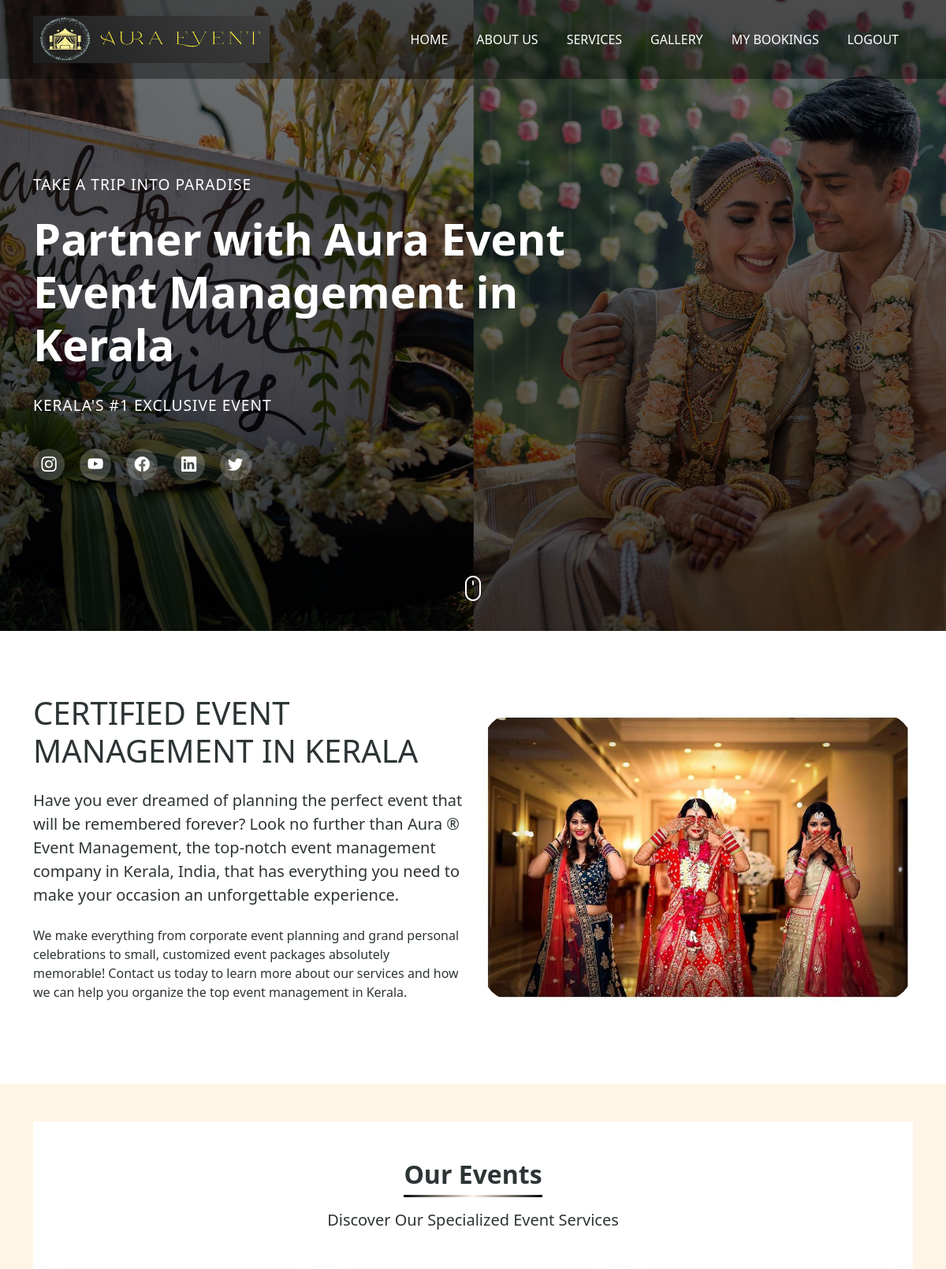
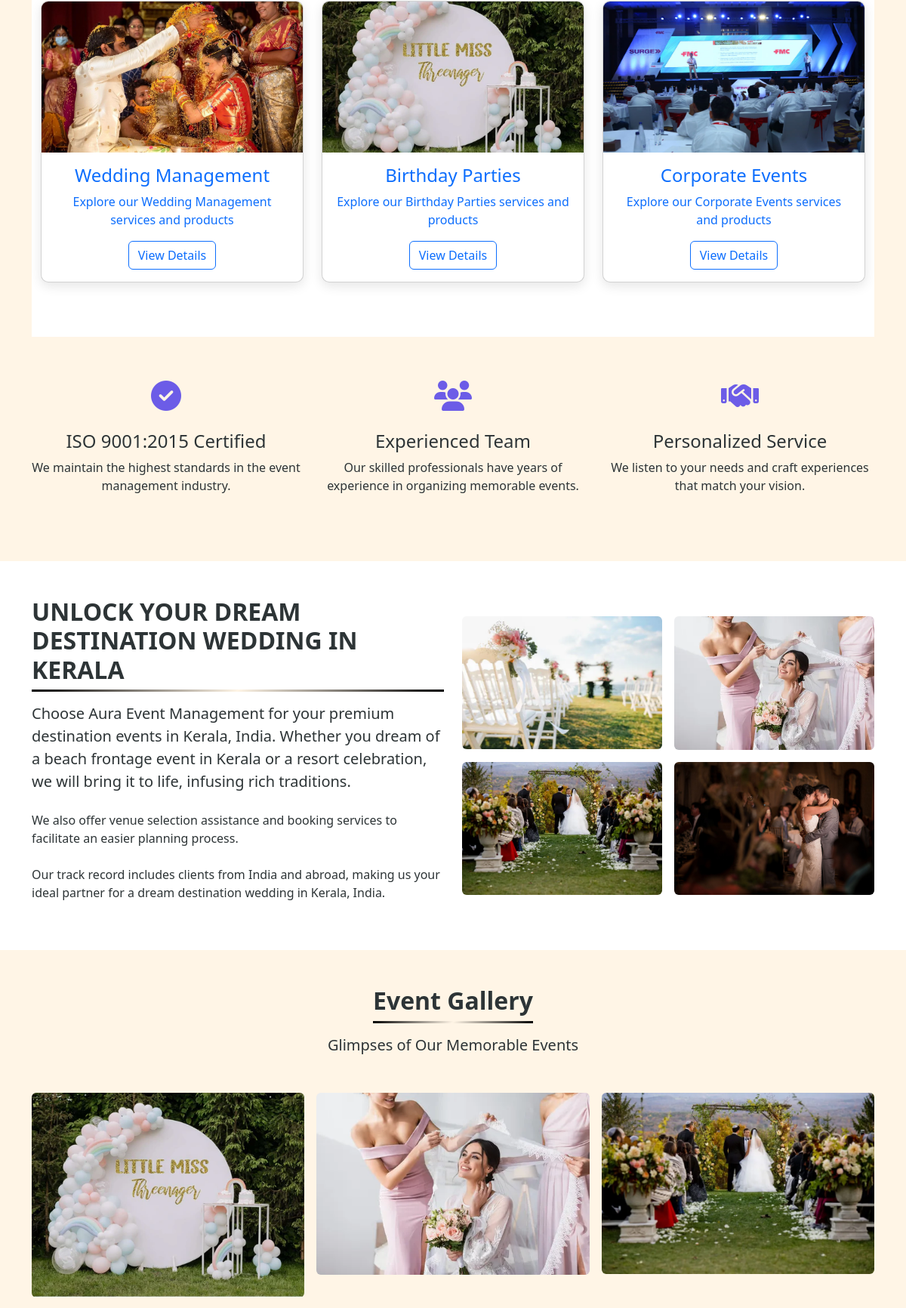
Screenshot of / (signed in, upper part) with the database file from the repository (2 pictures, top to bottom).
### Aura/models.py (models this page shows, shortened)
class event(models.Model):
    name = models.CharField(max_length=250)

class Product(models.Model):
    name= models.CharField(max_length=250)
    price= models.FloatField()
    image= models.ImageField(upload_to='product/')
    image1 = models.ImageField(upload_to='path/to/upload/', null=True, blank=True)
    image2 = models.ImageField(upload_to='path/to/upload/', null=True, blank=True)
    image3 = models.ImageField(upload_to='path/to/upload/', null=True, blank=True)
    image4 = models.ImageField(upload_to='path/to/upload/', null=True, blank=True)
    description= models.TextField()
    location=models.TextField()
    event= models.ForeignKey(event, on_delete=models.CASCADE,null=True)
    capacity=models.TextField()

### Aura/views.py (the view)
# urls.py: path('', views.home, name='home'),
def home(request):
    events = event.objects.all()
    return render(request, 'home.html', {'events': events})

### Aura/templates/home.html (shortened to what this page needs)
{% load static %}
<!DOCTYPE html>
<html lang="en">
<head>
    <link href="https://cdn.jsdelivr.net/npm/bootstrap@5.3.0-alpha1/dist/css/bootstrap.min.css" rel="stylesheet">
    <link rel="stylesheet" href="https://cdn.jsdelivr.net/npm/bootstrap-icons@1.10.3/font/bootstrap-icons.css">
    <link href="https://cdnjs.cloudflare.com/ajax/libs/bootstrap/5.3.0/css/bootstrap.min.css" rel="stylesheet">
    <link href="https://cdnjs.cloudflare.com/ajax/libs/font-awesome/6.4.0/css/all.min.css" rel="stylesheet">
</head>
<body>
    <section id="home" class="hero-section">
        <img src="{% static 'photos/wed-slide.jpg' %}" alt="Wedding Ceremony" class="hero-bg">
        <nav class="navbar navbar-expand-lg navbar-dark">
            <div class="container">
                <a class="navbar-brand" href="{% url 'home' %}"  >
                    <img src="../static/photos/Aura_event 1.png" alt="Event Logo">
                </a>
                <div class="collapse navbar-collapse" id="navbarNav">
                    <ul class="navbar-nav ms-auto">
                        <li class="nav-item">
                            <a class="nav-link active" href="#">HOME</a>
                        </li>
                        <li class="nav-item">
                            <a class="nav-link active" href="{% url 'about' %}">
                                ABOUT US
                            </a>
                        </li>
                        <li class="nav-item">
                            <a class="nav-link active" href="#Events" role="button" data-bs-toggle="dropdown" aria-expanded="false">SERVICES</a>
                        </li>
                        <li class="nav-item">
                            <a class="nav-link active" href="{% url 'gallery' %}">GALLERY</a>
                        </li>
                        <li class="nav-item">
                            <a class="nav-link active" href="{% url 'my_bookings' %}">MY BOOKINGS</a>
                        </li>
                            {% if user.is_authenticated %}
                        <li class="nav-item">
                            <a class="nav-link" href="{% url 'signout' %}">LOGOUT</a>
                        </li>
                        {% else %}
                        <li class="nav-item">
                            <a class="nav-link" href="{% url 'signin' %}">LOGIN</a>
                        </li>
                        {% endif %}
                    </ul>
                </div>
            </div>
        </nav>
        <div class="container hero-content">
            <div class="row">
                <div class="col-lg-8">
                    <div class="pre-heading">TAKE A TRIP INTO PARADISE</div>
                    <h1 class="main-heading">Partner with Aura Event<br>Event Management in<br>Kerala</h1>
                    <div class="sub-heading">KERALA'S #1 EXCLUSIVE EVENT</div>
                    <div class="social-icons">
                        <a href="#" aria-label="Instagram"><i class="bi bi-instagram"></i></a>
                        <a href="#" aria-label="YouTube"><i class="bi bi-youtube"></i></a>
                        <a href="#" aria-label="Facebook"><i class="bi bi-facebook"></i></a>
                        <a href="#" aria-label="LinkedIn"><i class="bi bi-linkedin"></i></a>
                        <a href="#" aria-label="Twitter"><i class="bi bi-twitter"></i></a>
                    </div>
                </div>
            </div>
        </div>
        <div class="scroll-indicator">
            <i class="bi bi-mouse text-white fs-2"></i>
        </div>
    </section>
    <section class="hero-second">
      <div class="container">
          <div class="row align-items-center">
              <div class="col-lg-6 mb-4 mb-lg-0">
                  <h1 class="mb-4">CERTIFIED EVENT MANAGEMENT IN KERALA</h1>
                  <p class="lead mb-4">Have you ever dreamed of planning the perfect event that will be remembered forever? Look no further than Aura ® Event Management, the top-notch event management company in Kerala, India, that has everything you need to make your occasion an unforgettable experience.</p>
                  <p class="mb-4">We make everything from corporate event planning and grand personal celebrations to small, customized event packages absolutely memorable! Contact us today to learn more about our services and how we can help you organize the top event management in Kerala.</p>
              </div>
              <div class="col-lg-6">
                  <div class="image-container">
                      <img src="../static/photos/Event decoration.jpeg" alt="Event decoration" class="img-fluid rounded">
                  </div>
              </div>
          </div>
      </div>
  </section>
  <section id="Events" class="py-5">
      <div class="container">
<section id="events" class="py-5 bg-white">
    <div class="container">
        <div class="text-center mb-5">
            <h2 class="section-title">Our Events</h2>
            <p class="lead">Discover Our Specialized Event Services</p>
        </div>
        <div class="row g-4">
            {% for event_item in events %}
                <div class="col-md-4 mb-4">
                    <div class="card event-card">
                        <a href="{% url 'event_detail' event_item.id %}">
                            <div class="card-img-container">
                                {% if event_item.image %}
                                    <img src="{{ event_item.image.url }}" alt="{{ event_item.name }}" class="card-img-top">
                                {% elif event_item.product_set.first.image %}
                                    <img src="{{ event_item.product_set.first.image.url }}" alt="{{ event_item.name }}" class="card-img-top">
                                {% else %}
                                    <img src="{% static 'photos/event-placeholder.jpg' %}" alt="{{ event_item.name }}" class="card-img-top">
                                {% endif %}
                            </div>
                            <div class="card-body text-center">
                                <h4 class="card-title">{{ event_item.name }}</h4>
                                {% if event_item.description %}
                                    <p class="card-text">{{ event_item.description }}</p>
                                {% else %}
                                    <p class="card-text">Explore our {{ event_item.name }} services and products</p>
                                {% endif %}
                                <div class="mt-3">
                                    <span class="btn btn-outline-primary">View Details</span>
                                </div>
                            </div>
                        </a>
                    </div>
                </div>
            {% empty %}
                <div class="col-12 text-center">
                    <p>No events available at the moment.</p>
                </div>
            {% endfor %}
        </div>
    </div>
</section>
          <div class="row mt-5">
              <div class="col-md-4 mb-4">
                  <div class="text-center">
                      <div class="feature-icon">
                          <i class="fas fa-check-circle"></i>
                      </div>
                      <h4>ISO 9001:2015 Certified</h4>
                      <p>We maintain the highest standards in the event management industry.</p>
                  </div>
              </div>
              <div class="col-md-4 mb-4">
                  <div class="text-center">
                      <div class="feature-icon">
                          <i class="fas fa-users"></i>
                      </div>
                      <h4>Experienced Team</h4>
                      <p>Our skilled professionals have years of experience in organizing memorable events.</p>
                  </div>
              </div>
              <div class="col-md-4 mb-4">
                  <div class="text-center">
                      <div class="feature-icon">
                          <i class="fas fa-handshake"></i>
                      </div>
                      <h4>Personalized Service</h4>
                      <p>We listen to your needs and craft experiences that match your vision.</p>
                  </div>
              </div>
          </div>
      </div>
  </section>
  <section id="weddings" class="py-5 bg-white">
      <div class="container">
          <div class="row align-items-center">
              <div class="col-lg-6 mb-4 mb-lg-0">
                  <h2 class="section-title">UNLOCK YOUR DREAM DESTINATION WEDDING IN KERALA</h2>
                  <p class="lead mb-4">Choose Aura Event Management for your premium destination events in Kerala, India. Whether you dream of a beach frontage event in Kerala or a resort celebration, we will bring it to life, infusing rich traditions.</p>
                  <p class="mb-4">We also offer venue selection assistance and booking services to facilitate an easier planning process.</p>
                  <p>Our track record includes clients from India and abroad, making us your ideal partner for a dream destination wedding in Kerala, India.</p>
              </div>
              <div class="col-lg-6">
                  <div class="row g-3">
                      <div class="col-6">
                          <img src="../static/photos/wedding decoration.webp" alt="Wedding decoration" class="img-fluid rounded">
                      </div>
                      <div class="col-6">
                          <img src="../static/photos/Bride.webp" alt="Bride" class="img-fluid rounded">
                      </div>
                      <div class="col-6 mt-3">
                          <img src="../static/photos/Wedding ceremony.webp" alt="Wedding ceremony" class="img-fluid rounded">
                      </div>
                      <div class="col-6 mt-3">
                          <img src="../static/photos/Reception.jpg" alt="Reception" class="img-fluid rounded">
                      </div>
                  </div>
              </div>
          </div>
      </div>
  </section>
  <section id="gallery" class="py-5">
      <div class="container">
          <div class="text-center mb-5">
              <h2 class="section-title">Event Gallery</h2>
              <p class="lead">Glimpses of Our Memorable Events</p>
          </div>
          <div class="row g-3">
              <div class="col-md-4 col-6">
                  <img src="../static/photos/Birthday Parties.webp" alt="Event 1" class="img-fluid rounded">
              </div>
              <div class="col-md-4 col-6">
                  <img src="../static/photos/Bride.webp" alt="Event 2" class="img-fluid rounded">
              </div>
              <div class="col-md-4 col-6">
                  <img src="../static/photos/Wedding ceremony.webp" alt="Event 3" class="img-fluid rounded">
              </div>
          </div>
      </div>
  </section>
</body>
</html>

### Aura/templates/home.html (style rules this page uses)
:root { --primary-color: #6c5ce7; --accent-color: #ffeaa7; --light-bg: #fff5e6; --dark-text: #2d3436; }
body { font-family: 'Segoe UI', Tahoma, Geneva, Verdana, sans-serif; color: var(--dark-text); background-color: var(--light-bg); }
a { text-decoration: none; }
.hero-section { position: relative; height: 100vh; min-height: 600px; color: white; background: linear-gradient(rgba(0, 0, 0, 0.5), rgba(0, 0, 0, 0.7)); overflow: hidden; }
.hero-bg { position: absolute; top: 0; left: 0; width: 100%; height: 100%; object-fit: cover; z-index: -1; }
.navbar { background-color: rgba(0, 0, 0, 0.4); padding: 15px 0; }
.navbar-brand img { height: 60px; width: 300px; }
.navbar-nav .nav-link { color: var(--secondary-color); font-weight: 500; margin: 0 10px; }
.hero-content { padding-top: 120px; position: relative; z-index: 2; }
.pre-heading { font-size: 1.2rem; margin-bottom: 20px; letter-spacing: 1px; }
.main-heading { font-size: 3.5rem; font-weight: 700; margin-bottom: 30px; line-height: 1.2; }
.sub-heading { font-size: 1.2rem; margin-bottom: 40px; letter-spacing: 1px; }
.social-icons { margin-top: 40px; margin-bottom: 30px; }
.social-icons a { display: inline-flex; align-items: center; justify-content: center; width: 40px; height: 40px; border-radius: 50%; background-color: rgba(255, 255, 255, 0.2); color: white; margin-right: 15px; transition: all 0.3s ease; }
.scroll-indicator { position: absolute; bottom: 30px; left: 50%; transform: translateX(-50%); animation: bounce 2s infinite; }
.hero-second { padding: 80px 0; background-color: #fff; }
.section-title { font-weight: bold; margin-bottom: 1.5rem; position: relative; display: inline-block; }
.section-title:after { content: ''; position: absolute; width: 100%; height: 3px; background: linear-gradient(135deg, #000000, #fff5e6, #000000); bottom: -10px; left: 0; }
.event-card { text-decoration: none; border-radius: 10px; overflow: hidden; box-shadow: 0 5px 15px rgba(0,0,0,0.1); transition: transform 0.3s ease; height: 100%; }
.card-img-container { height: 200px; overflow: hidden; }
.card-img-container img { width: 100%; height: 100%; object-fit: cover; transition: transform 0.5s ease; }
.feature-icon { font-size: 2.5rem; color: var(--primary-color); margin-bottom: 1rem; }
.social-icons a { color: #fff; margin-right: 15px; font-size: 1.2rem; transition: color 0.3s ease; }
.image-container { position: relative; border-radius: 40px; overflow: hidden; }

### rows the page displays
event: product_set.first.image (picture), name "Wedding Management"
event: product_set.first.image (picture), name "Birthday Parties"
event: product_set.first.image (picture), name "Corporate Events"
